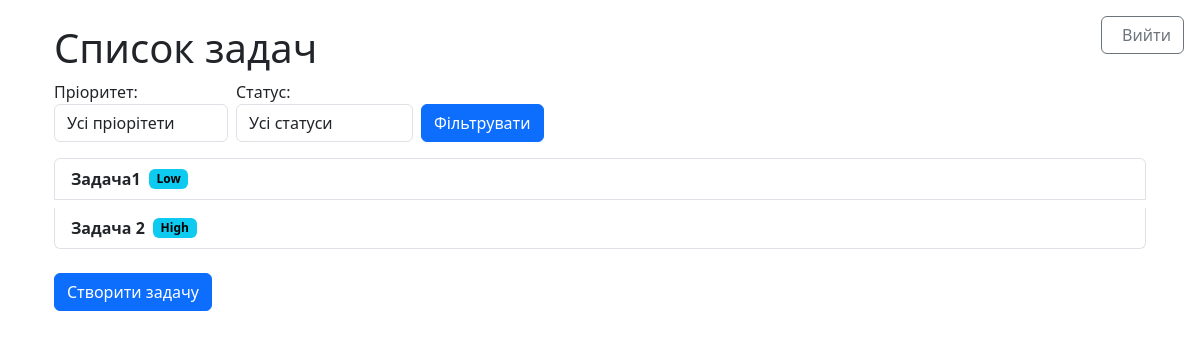
Page / (signed in) on the earlier database version.
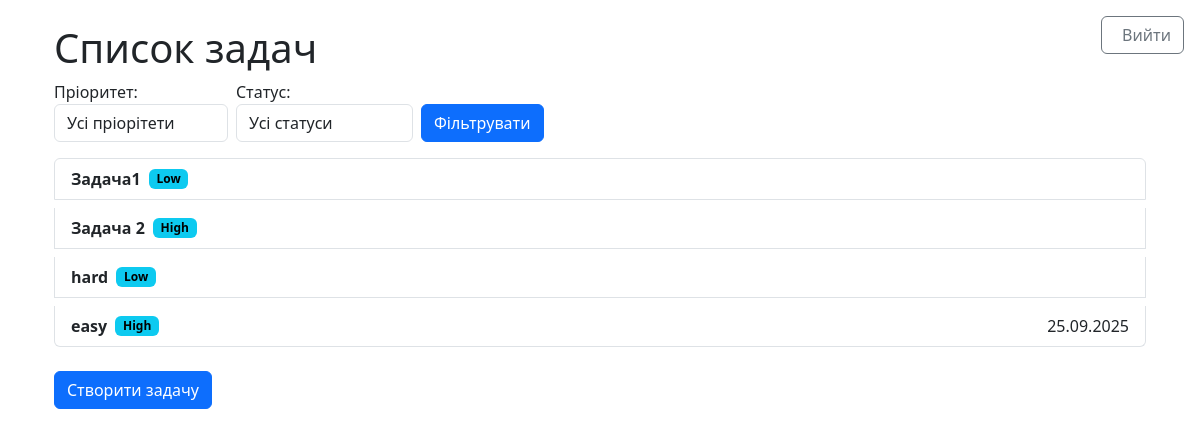
Same page on the later database version.
### taskapp/models.py (models this page shows, shortened)
class Task(models.Model):
    PRIORITY_CHOICES = [
        ("Low", "Низький пріорітет"),
        ("Medium", "Середній пріорітет"),
        ("High", "Високий пріорітет"),
    ]
    STATUS_CHOICES = [
        ("Pending", "Потрібно виконати"),
        ("In-progress", "В процесі"),
        ("Done", "Виконано"),
    ]
    name = models.CharField(max_length=100, verbose_name="Назва задачі")
    description = models.TextField(blank=True, null=True, verbose_name="Опис")
    priority = models.CharField(max_length=30,choices=PRIORITY_CHOICES, default="Low", verbose_name="Пріорітет")
    status = models.CharField(max_length=30, choices=STATUS_CHOICES, default="Pending", verbose_name="Cтатус")
    deadline = models.DateTimeField(null=True, blank=True, verbose_name="Термін виконання")
    user = models.ForeignKey(User, on_delete=models.CASCADE, verbose_name="Користувач")
    created_at = models.DateTimeField(auto_now_add=True, verbose_name="Дата створення")
    file = models.FileField(upload_to="task_files/", null=True, blank=True, verbose_name="Файл")

### taskapp/views.py (the view)
# urls.py: path('', views.TaskListView.as_view(), name='task_list'),
class TaskListView(LoginRequiredMixin, ListView):
    model = Task
    template_name = 'task_list.html'
    context_object_name = 'tasks'
    def get_queryset(self):
        task_list = Task.objects.filter(user = self.request.user).all()
        status = self.request.GET.get('status', '')
        priority = self.request.GET.get('priority', '')
        if status:
            task_list = task_list.filter(status=status)
        if priority:
            task_list = task_list.filter(priority=priority)
        return task_list
    def get_context_data(self, **kwargs):
        context = super().get_context_data(**kwargs)
        context['filter_form'] = FilterForm(self.request.GET)
        return context

### taskapp/forms.py
class FilterForm(forms.Form):
    PRIORITY_CHOICES = [
        ("", "Усі пріорітети"),
        ("Low", "Низький пріорітет"),
        ("Medium", "Середній пріорітет"),
        ("High", "Високий пріорітет"),
    ]
    STATUS_CHOICES = [
        ("", "Усі статуси"),
        ("Pending", "Потрібно виконати"),
        ("In-progress", "В процесі"),
        ("Done", "Виконано"),
    ]
    priority = forms.ChoiceField(choices=PRIORITY_CHOICES, label='Пріоритет', required=False)
    status = forms.ChoiceField(choices=STATUS_CHOICES, label='Статус', required=False)
    def __init__(self, *args, **kwargs):
        super().__init__(*args, **kwargs)
        for field in self.fields:
            self.fields[field].widget.attrs.update({'class': 'form-control mb-2', })

### templates/task_list.html (shortened to what this page needs)
{% extends 'base.html' %}
{% block content %}
<div class="container">
    <h1>Список задач</h1>
    <form method="get" class="d-flex align-items-center gap-2">
        {{filter_form.as_div}}
        <button type="submit" class="btn btn-primary mt-3">
            Фільтрувати
        </button>
    </form>
    <div class="list-group">
        {% for task in tasks %}
            <a href="{% url 'task_update' task.id %}" class="gap-2 align-items-center d-flex list-group-item list-group-item-action mt-2">
                <b>{{ task.name }}</b>
                <span class="badge text-bg-info">{{ task.priority }}</span>
                {% if task.deadline %}
                    <span class="ms-auto">{{ task.deadline|date:"d.m.Y" }}</span>
                {% else %}
                    <i class="ms-auto bi bi-calendar2-x-fill"></i>
                {% endif %}
            </a>
        {% endfor %}
    </div>
    <a href="{% url 'task_create' %}" class="btn btn-primary mt-4">Створити задачу</a>
</div>
{% endblock content %}

Differences in the rows shown:
added Task: name "hard", priority "Low"
added Task: name "easy", priority "High", deadline "25.09.2025"
